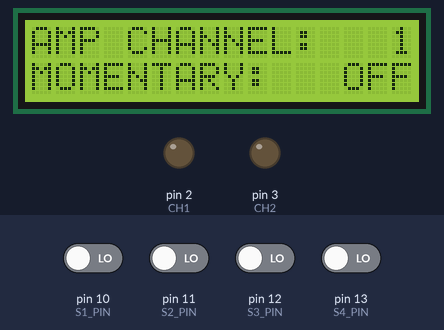
Bench run of a sketch on a simulated Arduino Uno, built with avr-gcc and run on an emulated ATmega328P. Shown: 16×2 character LCD, output pins drawn as LEDs (lit = HIGH). The inputs (shaded band) are chosen by the test bench; at power-on: pin 10 (S1_PIN), pin 11 (S2_PIN), pin 12 (S3_PIN), pin 13 (S4_PIN) LOW. EEPROM starts erased.

Above: at 4.3 s.
4.4 s: pin 11 (S2_PIN) driven HIGH
At 5.8 s:
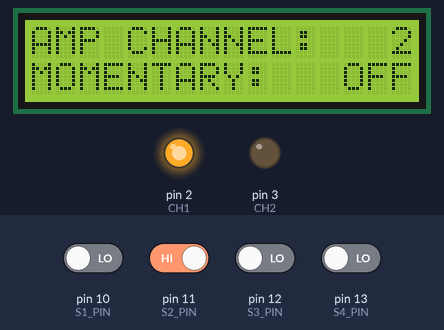
6.1 s: pin 10 (S1_PIN) driven HIGH and pin 13 (S4_PIN) driven HIGH
At 7.5 s:
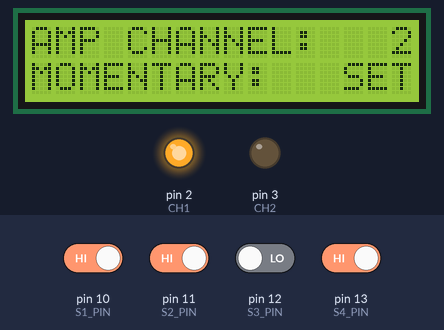
Timing chart, 0 to 9.1 s (numbered marks = the images above; inputs shaded):
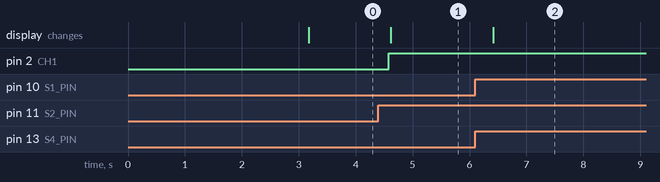

Measured:
- after the input at 4.4 s, pin 2 (CH1): LOW → HIGH after 0.18 s; the display: changes after 0.21 s (image 1)
- after the input at 6.1 s, the display: changes after 0.32 s (image 2)

The sketch:

katduino_v0_1.ino
```cpp
// Include libraries
#include <Wire.h>
#include <EEPROM.h>
#include <LiquidCrystal_I2C.h>

// Should the display show channels 1, 2, 3 and 4 rather than A.1, A.2, B.1 and B.2 ?
const bool numericDisplay = true;

// Define footswitch pins
#define S1_PIN 10
#define S2_PIN 11
#define S3_PIN 12
#define S4_PIN 13

// Define relay pins
#define CH1 2
#define CH2 3

// Define relay voltages
#define H HIGH
#define L LOW

// Define EEPROM addresses
#define S_ADDR 0
#define S1_MOM_ADDR 10
#define S2_MOM_ADDR 15
#define S3_MOM_ADDR 20
#define S4_MOM_ADDR 25

// Set up the LCD
LiquidCrystal_I2C lcd(0x27, 16, 2);
uint8_t boss[8]     = {0x17,0x13,0x11,0x1B,0x1F,0x00,0x00,0x00};
uint8_t boss_b[8]   = {0x16,0x11,0x16,0x11,0x1E,0x00,0x00,0x00};
uint8_t boss_o[8]   = {0x0E,0x11,0x11,0x11,0x0E,0x00,0x00,0x00};
uint8_t boss_s[8]   = {0x1F,0x10,0x1F,0x01,0x1F,0x00,0x00,0x00};
uint8_t katana[8]   = {0x1F,0x09,0x09,0x19,0x17,0x00,0x00,0x00};

// Define variables for later use
int curr_state, prev_state, curr_mom;
bool s1_mom, s2_mom, s3_mom, s4_mom;
bool program_mode, was_in_program_mode, released;
unsigned long time_since_last_press = 0;

// Function set up LCD loading screen
void initDisplay(){
  lcd.createChar(0, boss);
  lcd.createChar(1, boss_b);
  lcd.createChar(2, boss_o);
  lcd.createChar(3, boss_s);
  lcd.createChar(4, katana);
  lcd.setCursor(4, 0);
  lcd.write(0);
  lcd.print(" ");
  lcd.write(1);
  lcd.write(2);
  lcd.write(3);
  lcd.write(3);
  lcd.print(" ");
  lcd.write(4);
  lcd.setCursor(0, 1);
  lcd.print("KATANA SWITCH v1");
}

// Function to update the LCD
void setDisplay(){
  // Reset cursor position
  lcd.home();
  // Print channel info
  String chan;
  if(!numericDisplay){
    if(curr_state < 3){
      chan = "A.";
    }else{
      chan = "B.";
    }
    if(curr_state > 2){
      chan = chan + (curr_state/2);
    }else{
      chan = chan + curr_state;
    }
    // Display current amp channel
    lcd.print("AMP CHANNEL: "+chan);
  }else{
    // Display current amp channel
    lcd.print("AMP CHANNEL:    ");
    lcd.setCursor(15, 0);
    lcd.print(curr_state);
  }
  // Set cursor position
  lcd.setCursor(0, 1);
  // Print momentary info
  String mom;
  if(curr_mom == 0){
    lcd.print("MOMENTARY:   OFF");
  }else{
    mom = curr_mom;
    lcd.print("MOMENTARY:");
    lcd.setCursor(15, 1);
    lcd.print(mom);
  }
}

// Function to set the amp channel
void setChannel(int val){
  switch (val){
    case 1:
      digitalWrite(CH1, L);
      digitalWrite(CH2, L);
      break;
    case 2:
      digitalWrite(CH1, H);
      digitalWrite(CH2, L);
      break;
    case 3:
      digitalWrite(CH1, L);
      digitalWrite(CH2, H);
      break;
    case 4:
      digitalWrite(CH1, H);
      digitalWrite(CH2, H);
      break;
    default:
      return;
  }
  prev_state = curr_state;
  curr_state = val;
  EEPROM.write(S_ADDR, curr_state);
  setDisplay();
}

// Function to count how many buttons are currently being pressed
int countSwitches(bool a, bool b, bool c, bool d){
  return ( (a?1:0)+(b?1:0)+(c?1:0)+(d?1:0) );
}

void setup() {
  // Set pin modes
  pinMode(S1_PIN, INPUT);
  pinMode(S2_PIN, INPUT);
  pinMode(S3_PIN, INPUT);
  pinMode(S4_PIN, INPUT);
  pinMode(CH1, OUTPUT);
  pinMode(CH2, OUTPUT);

  // Initialise the LCD
  lcd.begin();
  lcd.backlight();
  initDisplay();
  delay(3000);
  lcd.clear();

  // Set state variables
  curr_state = EEPROM.read(S_ADDR);
  if (curr_state > 4) {
    curr_state = 1;
    EEPROM.write(S_ADDR, curr_state);
  }
  prev_state = curr_state;

  curr_mom = 0;
  // Set momentary variables
  if(EEPROM.read(S1_MOM_ADDR) == 1){
    s1_mom = true;
    curr_mom = 1;
  }else{
    s1_mom = false;
  }
  if(EEPROM.read(S2_MOM_ADDR) == 1){
    s2_mom = true;
    curr_mom = 2;
  }else{
    s2_mom = false;
  }
  if(EEPROM.read(S3_MOM_ADDR) == 1){
    s3_mom = true;
    curr_mom = 3;
  }else{
    s3_mom = false;
  }
  if(EEPROM.read(S4_MOM_ADDR) == 1){
    s4_mom = true;
    curr_mom = 4;
  }else{
    s4_mom = false;
  }
  EEPROM.write(S1_MOM_ADDR, s1_mom);
  EEPROM.write(S2_MOM_ADDR, s2_mom);
  EEPROM.write(S3_MOM_ADDR, s3_mom);
  EEPROM.write(S4_MOM_ADDR, s4_mom);

  // Set the channel (which also updates the display)
  setChannel(curr_state);
  time_since_last_press = millis();
}

void loop() {

  // Read the button states
  bool s1 = digitalRead(S1_PIN) == H;
  bool s2 = digitalRead(S2_PIN) == H;
  bool s3 = digitalRead(S3_PIN) == H;
  bool s4 = digitalRead(S4_PIN) == H;

  if(program_mode){
    // Variable to check if the program mode entry buttons have been released
    // We're in progamming mode folks!
    if(!was_in_program_mode){
      // We've just entered program mode so update the display
      lcd.setCursor(13, 1);
      lcd.print("SET");
      // Reset the current momentary settings
      was_in_program_mode = true;
      released = false;
      s1_mom = false;
      s2_mom = false;
      s3_mom = false;
      s4_mom = false;
      delay(800);
    }
    // Wait for a switch to be pressed - and check it's just the one
    if(countSwitches(s1, s2, s3, s4) == 1 && released){
      // Set the new momentary value and commit it to memory
      if(s1){
        s1_mom = true;
        curr_mom = 1;
      }
      if(s2){
        s2_mom = true;
        curr_mom = 2;
      }
      if(s3){
        s3_mom = true;
        curr_mom = 3;
      }
      if(s4){
        s4_mom = true;
        curr_mom = 4;
      }
      EEPROM.write(S1_MOM_ADDR, s1_mom);
      EEPROM.write(S2_MOM_ADDR, s2_mom);
      EEPROM.write(S3_MOM_ADDR, s3_mom);
      EEPROM.write(S4_MOM_ADDR, s4_mom);
      // Turn off programming mode
      program_mode = false;
      // Update the display
      lcd.setCursor(13, 1);
      lcd.print("   ");
      setDisplay();
      delay(1000);
    }else if(countSwitches(s1, s2, s3, s4) == 2 && released){
      if(s1 && s4){
        s1_mom = false;
        s2_mom = false;
        s3_mom = false;
        s4_mom = false;
        EEPROM.write(S1_MOM_ADDR, s1_mom);
        EEPROM.write(S2_MOM_ADDR, s2_mom);
        EEPROM.write(S3_MOM_ADDR, s3_mom);
        EEPROM.write(S4_MOM_ADDR, s4_mom);
        curr_mom = 0;
      }
      //reset
    }else if(countSwitches(s1, s2, s3, s4) == 0){
      released = true;
    }
  }else{
    was_in_program_mode = false;
    // Is a button being pressed
    if(s1 || s2 || s3 || s4){
      // Have we waited long enough to know it's an intentional press?
      if( (millis()-time_since_last_press) > 50) {
        time_since_last_press = millis();
        // Is only one switch being pressed? If so, change the channel
        if(countSwitches(s1, s2, s3, s4) > 1){
          // Multiple buttons are being pressed - are they the right ones for momentary programming?
          if(s1 && s4) program_mode = true;
        }else{
          // Work out which switch is being pressed
          int pressed;
          if(s1) pressed = 1;
          if(s2) pressed = 2;
          if(s3) pressed = 3;
          if(s4) pressed = 4;
          // Change the channel, only if it needs changing
          if(pressed != curr_state) setChannel(pressed);
        }
      }
    }
    delay(200);
  }


}
```
